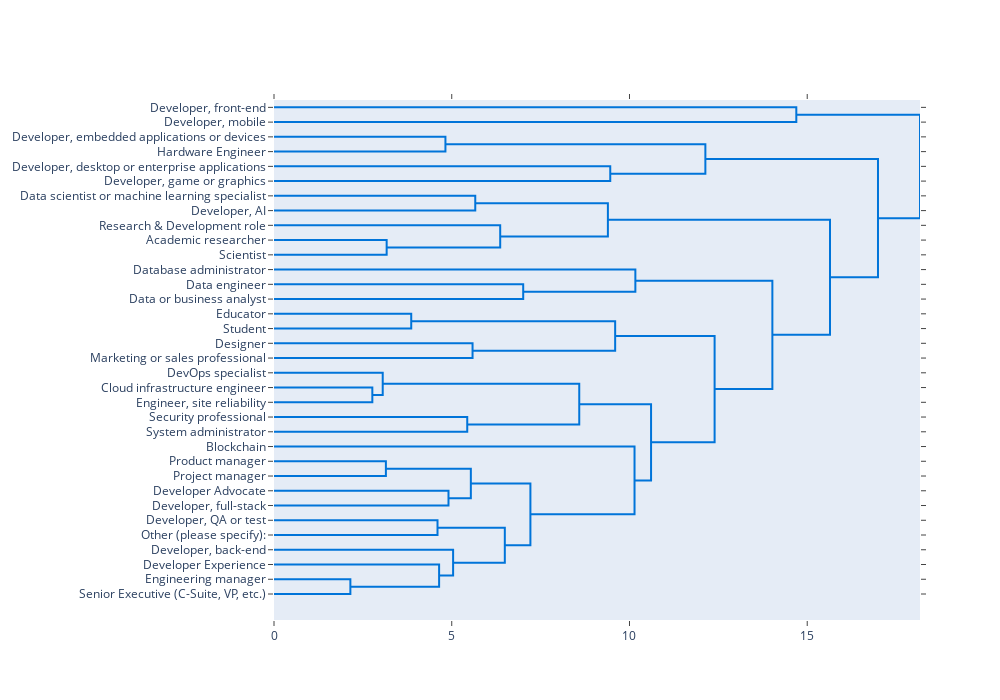

The cell this chart's notebook holds for it:
### Code cell
fig = ff.create_dendrogram(std_skills.T, labels=label_columns, orientation='left', color_threshold=0)
fig.update_layout(height=700, width=1000, showlegend=False)
fig.show()
fig.write_html(os.path.join("./", 'dendrogram.html'))

### Figure 1 — Plotly figure (JSON) as saved in the notebook; plotly's stock layout.template omitted (floating-point values rounded to 4 significant figures)
{"data": [{"hoverinfo": "text", "marker": {"color": "rgb(0,116,217)"}, "mode": "lines", "x": [0.0, 14.69, 14.69, 0.0], "xaxis": "x", "y": [-5.0, -5.0, -15.0, -15.0], "yaxis": "y", "type": "scatter"}, {"hoverinfo": "text", "marker": {"color": "rgb(0,116,217)"}, "mode": "lines", "x": [0.0, 4.822, 4.822, 0.0], "xaxis": "x", "y": [-25.0, -25.0, -35.0, -35.0], "yaxis": "y", "type": "scatter"}, {"hoverinfo": "text", "marker": {"color": "rgb(0,116,217)"}, "mode": "lines", "x": [0.0, 9.459, 9.459, 0.0], "xaxis": "x", "y": [-45.0, -45.0, -55.0, -55.0], "yaxis": "y", "type": "scatter"}, {"hoverinfo": "text", "marker": {"color": "rgb(0,116,217)"}, "mode": "lines", "x": [4.822, 12.13, 12.13, 9.459], "xaxis": "x", "y": [-30.0, -30.0, -50.0, -50.0], "yaxis": "y", "type": "scatter"}, {"hoverinfo": "text", "marker": {"color": "rgb(0,116,217)"}, "mode": "lines", "x": [0.0, 5.662, 5.662, 0.0], "xaxis": "x", "y": [-65.0, -65.0, -75.0, -75.0], "yaxis": "y", "type": "scatter"}, {"hoverinfo": "text", "marker": {"color": "rgb(0,116,217)"}, "mode": "lines", "x": [0.0, 3.169, 3.169, 0.0], "xaxis": "x", "y": [-95.0, -95.0, -105.0, -105.0], "yaxis": "y", "type": "scatter"}, {"hoverinfo": "text", "marker": {"color": "rgb(0,116,217)"}, "mode": "lines", "x": [0.0, 6.363, 6.363, 3.169], "xaxis": "x", "y": [-85.0, -85.0, -100.0, -100.0], "yaxis": "y", "type": "scatter"}, {"hoverinfo": "text", "marker": {"color": "rgb(0,116,217)"}, "mode": "lines", "x": [5.662, 9.393, 9.393, 6.363], "xaxis": "x", "y": [-70.0, -70.0, -92.5, -92.5], "yaxis": "y", "type": "scatter"}, {"hoverinfo": "text", "marker": {"color": "rgb(0,116,217)"}, "mode": "lines", "x": [0.0, 7.01, 7.01, 0.0], "xaxis": "x", "y": [-125.0, -125.0, -135.0, -135.0], "yaxis": "y", "type": "scatter"}, {"hoverinfo": "text", "marker": {"color": "rgb(0,116,217)"}, "mode": "lines", "x": [0.0, 10.17, 10.17, 7.01], "xaxis": "x", "y": [-115.0, -115.0, -130.0, -130.0], "yaxis": "y", "type": "scatter"}, {"hoverinfo": "text", "marker": {"color": "rgb(0,116,217)"}, "mode": "lines", "x": [0.0, 3.86, 3.86, 0.0], "xaxis": "x", "y": [-145.0, -145.0, -155.0, -155.0], "yaxis": "y", "type": "scatter"}, {"hoverinfo": "text", "marker": {"color": "rgb(0,116,217)"}, "mode": "lines", "x": [0.0, 5.585, 5.585, 0.0], "xaxis": "x", "y": [-165.0, -165.0, -175.0, -175.0], "yaxis": "y", "type": "scatter"}, {"hoverinfo": "text", "marker": {"color": "rgb(0,116,217)"}, "mode": "lines", "x": [3.86, 9.597, 9.597, 5.585], "xaxis": "x", "y": [-150.0, -150.0, -170.0, -170.0], "yaxis": "y", "type": "scatter"}, {"hoverinfo": "text", "marker": {"color": "rgb(0,116,217)"}, "mode": "lines", "x": [0.0, 2.766, 2.766, 0.0], "xaxis": "x", "y": [-195.0, -195.0, -205.0, -205.0], "yaxis": "y", "type": "scatter"}, {"hoverinfo": "text", "marker": {"color": "rgb(0,116,217)"}, "mode": "lines", "x": [0.0, 3.058, 3.058, 2.766], "xaxis": "x", "y": [-185.0, -185.0, -200.0, -200.0], "yaxis": "y", "type": "scatter"}, {"hoverinfo": "text", "marker": {"color": "rgb(0,116,217)"}, "mode": "lines", "x": [0.0, 5.436, 5.436, 0.0], "xaxis": "x", "y": [-215.0, -215.0, -225.0, -225.0], "yaxis": "y", "type": "scatter"}, {"hoverinfo": "text", "marker": {"color": "rgb(0,116,217)"}, "mode": "lines", "x": [3.058, 8.587, 8.587, 5.436], "xaxis": "x", "y": [-192.5, -192.5, -220.0, -220.0], "yaxis": "y", "type": "scatter"}, {"hoverinfo": "text", "marker": {"color": "rgb(0,116,217)"}, "mode": "lines", "x": [0.0, 3.148, 3.148, 0.0], "xaxis": "x", "y": [-245.0, -245.0, -255.0, -255.0], "yaxis": "y", "type": "scatter"}, {"hoverinfo": "text", "marker": {"color": "rgb(0,116,217)"}, "mode": "lines", "x": [0.0, 4.908, 4.908, 0.0], "xaxis": "x", "y": [-265.0, -265.0, -275.0, -275.0], "yaxis": "y", "type": "scatter"}, {"hoverinfo": "text", "marker": {"color": "rgb(0,116,217)"}, "mode": "lines", "x": [3.148, 5.537, 5.537, 4.908], "xaxis": "x", "y": [-250.0, -250.0, -270.0, -270.0], "yaxis": "y", "type": "scatter"}, {"hoverinfo": "text", "marker": {"color": "rgb(0,116,217)"}, "mode": "lines", "x": [0.0, 4.6, 4.6, 0.0], "xaxis": "x", "y": [-285.0, -285.0, -295.0, -295.0], "yaxis": "y", "type": "scatter"}, {"hoverinfo": "text", "marker": {"color": "rgb(0,116,217)"}, "mode": "lines", "x": [0.0, 2.148, 2.148, 0.0], "xaxis": "x", "y": [-325.0, -325.0, -335.0, -335.0], "yaxis": "y", "type": "scatter"}, {"hoverinfo": "text", "marker": {"color": "rgb(0,116,217)"}, "mode": "lines", "x": [0.0, 4.645, 4.645, 2.148], "xaxis": "x", "y": [-315.0, -315.0, -330.0, -330.0], "yaxis": "y", "type": "scatter"}, {"hoverinfo": "text", "marker": {"color": "rgb(0,116,217)"}, "mode": "lines", "x": [0.0, 5.038, 5.038, 4.645], "xaxis": "x", "y": [-305.0, -305.0, -322.5, -322.5], "yaxis": "y", "type": "scatter"}, {"hoverinfo": "text", "marker": {"color": "rgb(0,116,217)"}, "mode": "lines", "x": [4.6, 6.493, 6.493, 5.038], "xaxis": "x", "y": [-290.0, -290.0, -313.8, -313.8], "yaxis": "y", "type": "scatter"}, {"hoverinfo": "text", "marker": {"color": "rgb(0,116,217)"}, "mode": "lines", "x": [5.537, 7.213, 7.213, 6.493], "xaxis": "x", "y": [-260.0, -260.0, -301.9, -301.9], "yaxis": "y", "type": "scatter"}, {"hoverinfo": "text", "marker": {"color": "rgb(0,116,217)"}, "mode": "lines", "x": [0.0, 10.14, 10.14, 7.213], "xaxis": "x", "y": [-235.0, -235.0, -280.9, -280.9], "yaxis": "y", "type": "scatter"}, {"hoverinfo": "text", "marker": {"color": "rgb(0,116,217)"}, "mode": "lines", "x": [8.587, 10.61, 10.61, 10.14], "xaxis": "x", "y": [-206.2, -206.2, -258.0, -258.0], "yaxis": "y", "type": "scatter"}, {"hoverinfo": "text", "marker": {"color": "rgb(0,116,217)"}, "mode": "lines", "x": [9.597, 12.39, 12.39, 10.61], "xaxis": "x", "y": [-160.0, -160.0, -232.1, -232.1], "yaxis": "y", "type": "scatter"}, {"hoverinfo": "text", "marker": {"color": "rgb(0,116,217)"}, "mode": "lines", "x": [10.17, 14.02, 14.02, 12.39], "xaxis": "x", "y": [-122.5, -122.5, -196.1, -196.1], "yaxis": "y", "type": "scatter"}, {"hoverinfo": "text", "marker": {"color": "rgb(0,116,217)"}, "mode": "lines", "x": [9.393, 15.64, 15.64, 14.02], "xaxis": "x", "y": [-81.25, -81.25, -159.3, -159.3], "yaxis": "y", "type": "scatter"}, {"hoverinfo": "text", "marker": {"color": "rgb(0,116,217)"}, "mode": "lines", "x": [12.13, 16.99, 16.99, 15.64], "xaxis": "x", "y": [-40.0, -40.0, -120.3, -120.3], "yaxis": "y", "type": "scatter"}, {"hoverinfo": "text", "marker": {"color": "rgb(0,116,217)"}, "mode": "lines", "x": [14.69, 18.17, 18.17, 16.99], "xaxis": "x", "y": [-10.0, -10.0, -80.13, -80.13], "yaxis": "y", "type": "scatter"}], "layout": {"autosize": false, "height": 700, "hovermode": "closest", "showlegend": false, "width": 1000, "xaxis": {"mirror": "allticks", "rangemode": "tozero", "showgrid": false, "showline": true, "showticklabels": true, "ticks": "outside", "type": "linear", "zeroline": false}, "yaxis": {"mirror": "allticks", "rangemode": "tozero", "showgrid": false, "showline": true, "showticklabels": true, "tickmode": "array", "ticks": "outside", "ticktext": ["Developer, front-end", "Developer, mobile", "Developer, embedded applications or devices", "Hardware Engineer", "Developer, desktop or enterprise applications", "Developer, game or graphics", "Data scientist or machine learning specialist", "Developer, AI", "Research & Development role", "Academic researcher", "Scientist", "Database administrator", "Data engineer", "Data or business analyst", "Educator", "Student", "Designer", "Marketing or sales professional", "DevOps specialist", "Cloud infrastructure engineer", "Engineer, site reliability", "Security professional", "System administrator", "Blockchain", "Product manager", "Project manager", "Developer Advocate", "Developer, full-stack", "Developer, QA or test", "Other (please specify):", "Developer, back-end", "Developer Experience", "Engineering manager", "Senior Executive (C-Suite, VP, etc.)"], "tickvals": [-5.0, -15.0, -25.0, -35.0, -45.0, -55.0, -65.0, -75.0, -85.0, -95.0, -105.0, -115.0, -125.0, -135.0, -145.0, -155.0, -165.0, -175.0, -185.0, -195.0, -205.0, -215.0, -225.0, -235.0, -245.0, -255.0, -265.0, -275.0, -285.0, -295.0, -305.0, -315.0, -325.0, -335.0], "type": "linear", "zeroline": false}}}
